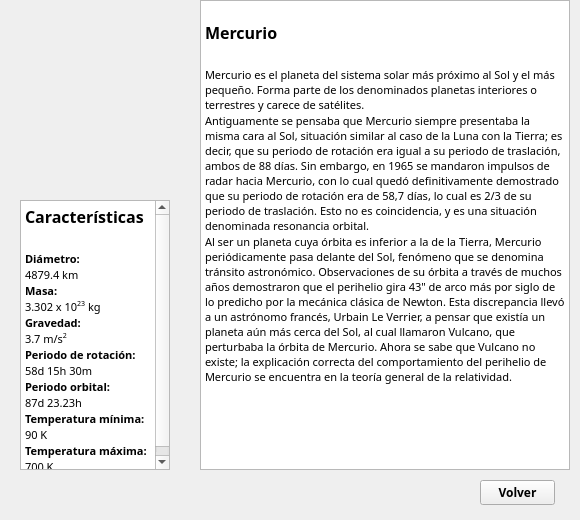
<?xml version="1.0" encoding="UTF-8"?>
<ui version="4.0">
 <class>MainWindow</class>
 <widget class="QMainWindow" name="MainWindow">
  <property name="geometry">
   <rect>
    <x>0</x>
    <y>0</y>
    <width>580</width>
    <height>520</height>
   </rect>
  </property>
  <property name="minimumSize">
   <size>
    <width>580</width>
    <height>520</height>
   </size>
  </property>
  <property name="maximumSize">
   <size>
    <width>580</width>
    <height>520</height>
   </size>
  </property>
  <property name="windowTitle">
   <string>MainWindow</string>
  </property>
  <widget class="QWidget" name="centralwidget">
   <widget class="QPushButton" name="button_close">
    <property name="geometry">
     <rect>
      <x>480</x>
      <y>480</y>
      <width>75</width>
      <height>25</height>
     </rect>
    </property>
    <property name="minimumSize">
     <size>
      <width>75</width>
      <height>25</height>
     </size>
    </property>
    <property name="maximumSize">
     <size>
      <width>75</width>
      <height>25</height>
     </size>
    </property>
    <property name="font">
     <font>
      <family>Century Gothic</family>
      <pointsize>9</pointsize>
      <weight>75</weight>
      <bold>true</bold>
     </font>
    </property>
    <property name="text">
     <string>Volver</string>
    </property>
   </widget>
   <widget class="QTextEdit" name="text_info">
    <property name="geometry">
     <rect>
      <x>200</x>
      <y>0</y>
      <width>370</width>
      <height>470</height>
     </rect>
    </property>
    <property name="minimumSize">
     <size>
      <width>370</width>
      <height>470</height>
     </size>
    </property>
    <property name="maximumSize">
     <size>
      <width>370</width>
      <height>470</height>
     </size>
    </property>
    <property name="font">
     <font>
      <family>Century Gothic</family>
     </font>
    </property>
    <property name="readOnly">
     <bool>true</bool>
    </property>
    <property name="html">
     <string>&lt;!DOCTYPE HTML PUBLIC &quot;-//W3C//DTD HTML 4.0//EN&quot; &quot;http://www.w3.org/TR/REC-html40/strict.dtd&quot;&gt;
&lt;html&gt;&lt;head&gt;&lt;meta name=&quot;qrichtext&quot; content=&quot;1&quot; /&gt;&lt;style type=&quot;text/css&quot;&gt;
p, li { white-space: pre-wrap; }
&lt;/style&gt;&lt;/head&gt;&lt;body style=&quot; font-family:'Century Gothic'; font-size:8.25pt; font-weight:400; font-style:normal;&quot;&gt;
&lt;p style=&quot;-qt-paragraph-type:empty; margin-top:0px; margin-bottom:0px; margin-left:0px; margin-right:0px; -qt-block-indent:0; text-indent:0px; font-size:8pt;&quot;&gt;&lt;br /&gt;&lt;/p&gt;
&lt;p style=&quot; margin-top:0px; margin-bottom:0px; margin-left:0px; margin-right:0px; -qt-block-indent:0; text-indent:0px;&quot;&gt;&lt;span style=&quot; font-size:12pt; font-weight:600;&quot;&gt;Mercurio&lt;/span&gt;&lt;/p&gt;
&lt;p style=&quot;-qt-paragraph-type:empty; margin-top:0px; margin-bottom:0px; margin-left:0px; margin-right:0px; -qt-block-indent:0; text-indent:0px; font-size:12pt; font-weight:600;&quot;&gt;&lt;br /&gt;&lt;/p&gt;
&lt;p style=&quot; margin-top:0px; margin-bottom:0px; margin-left:0px; margin-right:0px; -qt-block-indent:0; text-indent:0px;&quot;&gt;&lt;span style=&quot; font-size:8pt;&quot;&gt;Mercurio es el planeta del sistema solar más próximo al Sol y el más pequeño. Forma parte de los denominados planetas interiores o terrestres y carece de satélites.&lt;/span&gt;&lt;/p&gt;
&lt;p style=&quot; margin-top:0px; margin-bottom:0px; margin-left:0px; margin-right:0px; -qt-block-indent:0; text-indent:0px;&quot;&gt;&lt;span style=&quot; font-size:8pt;&quot;&gt;Antiguamente se pensaba que Mercurio siempre presentaba la misma cara al Sol, situación similar al caso de la Luna con la Tierra; es decir, que su periodo de rotación era igual a su periodo de traslación, ambos de 88 días. Sin embargo, en 1965 se mandaron impulsos de radar hacia Mercurio, con lo cual quedó definitivamente demostrado que su periodo de rotación era de 58,7 días, lo cual es 2/3 de su periodo de traslación. Esto no es coincidencia, y es una situación denominada resonancia orbital.&lt;/span&gt;&lt;/p&gt;
&lt;p style=&quot; margin-top:0px; margin-bottom:0px; margin-left:0px; margin-right:0px; -qt-block-indent:0; text-indent:0px;&quot;&gt;&lt;span style=&quot; font-size:8pt;&quot;&gt;Al ser un planeta cuya órbita es inferior a la de la Tierra, Mercurio periódicamente pasa delante del Sol, fenómeno que se denomina tránsito astronómico. Observaciones de su órbita a través de muchos años demostraron que el perihelio gira 43&amp;quot; de arco más por siglo de lo predicho por la mecánica clásica de Newton. Esta discrepancia llevó a un astrónomo francés, Urbain Le Verrier, a pensar que existía un planeta aún más cerca del Sol, al cual llamaron Vulcano, que perturbaba la órbita de Mercurio. Ahora se sabe que Vulcano no existe; la explicación correcta del comportamiento del perihelio de Mercurio se encuentra en la teoría general de la relatividad.&lt;/span&gt;&lt;/p&gt;&lt;/body&gt;&lt;/html&gt;</string>
    </property>
   </widget>
   <widget class="QLabel" name="label_image">
    <property name="geometry">
     <rect>
      <x>0</x>
      <y>0</y>
      <width>200</width>
      <height>200</height>
     </rect>
    </property>
    <property name="minimumSize">
     <size>
      <width>200</width>
      <height>200</height>
     </size>
    </property>
    <property name="maximumSize">
     <size>
      <width>200</width>
      <height>200</height>
     </size>
    </property>
    <property name="text">
     <string/>
    </property>
    <property name="pixmap">
     <pixmap>Iconos/mercury_ima.png</pixmap>
    </property>
    <property name="scaledContents">
     <bool>true</bool>
    </property>
   </widget>
   <widget class="QTextEdit" name="text_facts">
    <property name="geometry">
     <rect>
      <x>20</x>
      <y>200</y>
      <width>150</width>
      <height>270</height>
     </rect>
    </property>
    <property name="minimumSize">
     <size>
      <width>150</width>
      <height>270</height>
     </size>
    </property>
    <property name="maximumSize">
     <size>
      <width>150</width>
      <height>270</height>
     </size>
    </property>
    <property name="font">
     <font>
      <family>Century Gothic</family>
     </font>
    </property>
    <property name="readOnly">
     <bool>true</bool>
    </property>
    <property name="html">
     <string>&lt;!DOCTYPE HTML PUBLIC &quot;-//W3C//DTD HTML 4.0//EN&quot; &quot;http://www.w3.org/TR/REC-html40/strict.dtd&quot;&gt;
&lt;html&gt;&lt;head&gt;&lt;meta name=&quot;qrichtext&quot; content=&quot;1&quot; /&gt;&lt;style type=&quot;text/css&quot;&gt;
p, li { white-space: pre-wrap; }
&lt;/style&gt;&lt;/head&gt;&lt;body style=&quot; font-family:'Century Gothic'; font-size:8.25pt; font-weight:400; font-style:normal;&quot;&gt;
&lt;p style=&quot; margin-top:0px; margin-bottom:0px; margin-left:0px; margin-right:0px; -qt-block-indent:0; text-indent:0px;&quot;&gt;&lt;span style=&quot; font-size:12pt; font-weight:600;&quot;&gt;Características&lt;/span&gt;&lt;/p&gt;
&lt;p style=&quot;-qt-paragraph-type:empty; margin-top:0px; margin-bottom:0px; margin-left:0px; margin-right:0px; -qt-block-indent:0; text-indent:0px; font-size:12pt; font-weight:600;&quot;&gt;&lt;br /&gt;&lt;/p&gt;
&lt;p style=&quot; margin-top:0px; margin-bottom:0px; margin-left:0px; margin-right:0px; -qt-block-indent:0; text-indent:0px;&quot;&gt;&lt;span style=&quot; font-size:8pt; font-weight:600;&quot;&gt;Diámetro: &lt;/span&gt;&lt;/p&gt;
&lt;p style=&quot; margin-top:0px; margin-bottom:0px; margin-left:0px; margin-right:0px; -qt-block-indent:0; text-indent:0px;&quot;&gt;&lt;span style=&quot; font-size:8pt;&quot;&gt;4879.4 km&lt;/span&gt;&lt;/p&gt;
&lt;p style=&quot; margin-top:0px; margin-bottom:0px; margin-left:0px; margin-right:0px; -qt-block-indent:0; text-indent:0px;&quot;&gt;&lt;span style=&quot; font-size:8pt; font-weight:600;&quot;&gt;Masa: &lt;/span&gt;&lt;/p&gt;
&lt;p style=&quot; margin-top:0px; margin-bottom:0px; margin-left:0px; margin-right:0px; -qt-block-indent:0; text-indent:0px;&quot;&gt;&lt;span style=&quot; font-size:8pt;&quot;&gt;3.302 x 10&lt;/span&gt;&lt;span style=&quot; font-size:8pt; vertical-align:super;&quot;&gt;23&lt;/span&gt;&lt;span style=&quot; font-size:8pt;&quot;&gt; kg&lt;/span&gt;&lt;/p&gt;
&lt;p style=&quot; margin-top:0px; margin-bottom:0px; margin-left:0px; margin-right:0px; -qt-block-indent:0; text-indent:0px;&quot;&gt;&lt;span style=&quot; font-size:8pt; font-weight:600;&quot;&gt;Gravedad:&lt;/span&gt;&lt;/p&gt;
&lt;p style=&quot; margin-top:0px; margin-bottom:0px; margin-left:0px; margin-right:0px; -qt-block-indent:0; text-indent:0px;&quot;&gt;&lt;span style=&quot; font-size:8pt;&quot;&gt;3.7 m/s&lt;/span&gt;&lt;span style=&quot; font-size:8pt; vertical-align:super;&quot;&gt;2&lt;/span&gt;&lt;/p&gt;
&lt;p style=&quot; margin-top:0px; margin-bottom:0px; margin-left:0px; margin-right:0px; -qt-block-indent:0; text-indent:0px;&quot;&gt;&lt;span style=&quot; font-size:8pt; font-weight:600;&quot;&gt;Periodo de rotación:&lt;/span&gt;&lt;/p&gt;
&lt;p style=&quot; margin-top:0px; margin-bottom:0px; margin-left:0px; margin-right:0px; -qt-block-indent:0; text-indent:0px;&quot;&gt;&lt;span style=&quot; font-size:8pt;&quot;&gt;58d 15h 30m&lt;/span&gt;&lt;/p&gt;
&lt;p style=&quot; margin-top:0px; margin-bottom:0px; margin-left:0px; margin-right:0px; -qt-block-indent:0; text-indent:0px;&quot;&gt;&lt;span style=&quot; font-size:8pt; font-weight:600;&quot;&gt;Periodo orbital:&lt;/span&gt;&lt;/p&gt;
&lt;p style=&quot; margin-top:0px; margin-bottom:0px; margin-left:0px; margin-right:0px; -qt-block-indent:0; text-indent:0px;&quot;&gt;&lt;span style=&quot; font-size:8pt;&quot;&gt;87d 23.23h&lt;/span&gt;&lt;/p&gt;
&lt;p style=&quot; margin-top:0px; margin-bottom:0px; margin-left:0px; margin-right:0px; -qt-block-indent:0; text-indent:0px;&quot;&gt;&lt;span style=&quot; font-size:8pt; font-weight:600;&quot;&gt;Temperatura mínima:&lt;/span&gt;&lt;/p&gt;
&lt;p style=&quot; margin-top:0px; margin-bottom:0px; margin-left:0px; margin-right:0px; -qt-block-indent:0; text-indent:0px;&quot;&gt;&lt;span style=&quot; font-size:8pt;&quot;&gt;90 K&lt;/span&gt;&lt;/p&gt;
&lt;p style=&quot; margin-top:0px; margin-bottom:0px; margin-left:0px; margin-right:0px; -qt-block-indent:0; text-indent:0px;&quot;&gt;&lt;span style=&quot; font-size:8pt; font-weight:600;&quot;&gt;Temperatura máxima:&lt;/span&gt;&lt;/p&gt;
&lt;p style=&quot; margin-top:0px; margin-bottom:0px; margin-left:0px; margin-right:0px; -qt-block-indent:0; text-indent:0px;&quot;&gt;&lt;span style=&quot; font-size:8pt;&quot;&gt;700 K&lt;/span&gt;&lt;/p&gt;&lt;/body&gt;&lt;/html&gt;</string>
    </property>
   </widget>
  </widget>
 </widget>
 <resources/>
 <connections/>
</ui>
